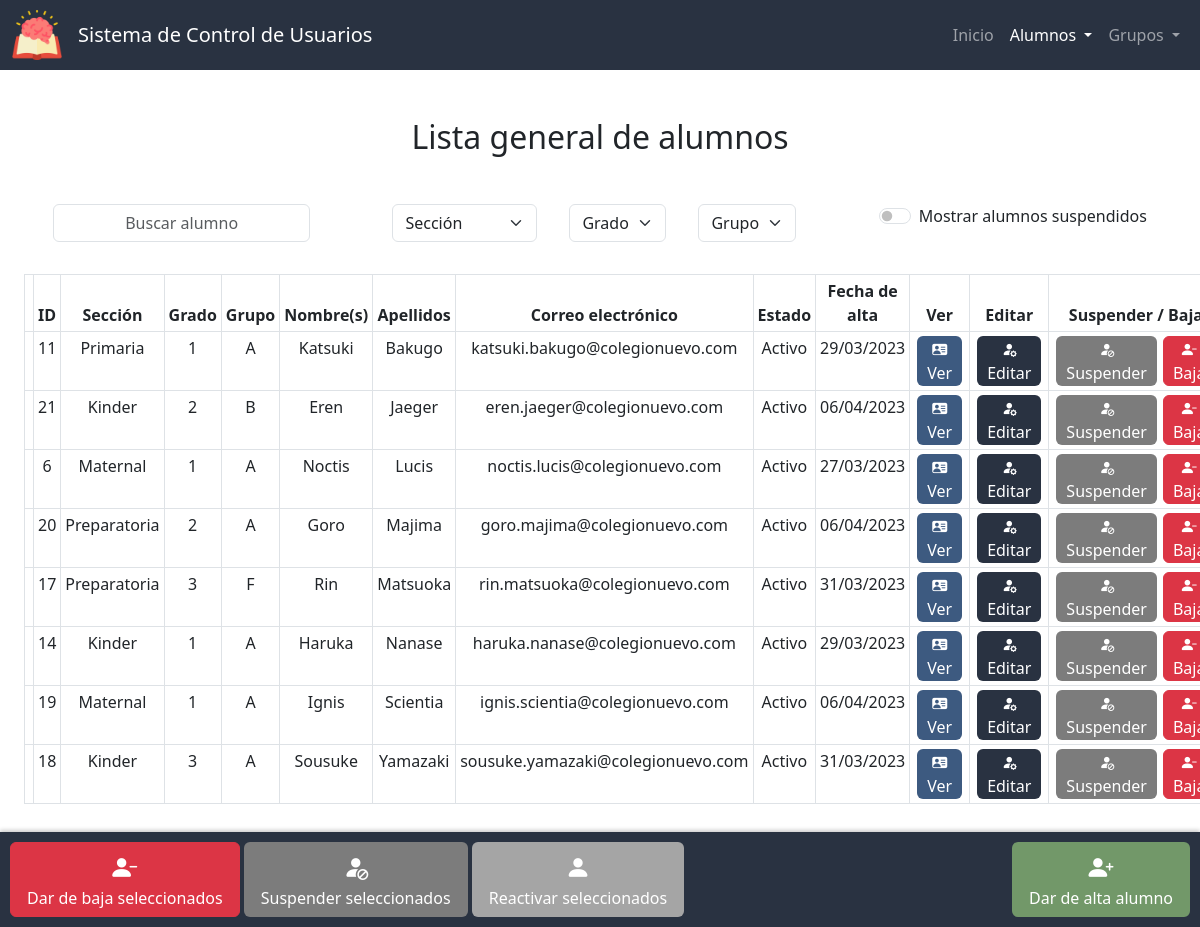
The page /lista_alumnos on the database its author committed.
### app.py (models this page shows, shortened)
class Alumnos(db.Model):
    id = db.Column(db.Integer, primary_key=True)
    nombre = db.Column(db.String(50), nullable=False)
    apellidos = db.Column(db.String(50), nullable=False)
    correo = db.Column(db.String(50), nullable=False, unique=True)
    estado = db.Column(db.Integer, nullable=False, default=0) # 0 - activo, 1 - suspendido, 2 - baja
    fecha_de_creacion = db.Column(db.DateTime, nullable=False, default=datetime.now)

class Grupos(db.Model):
    id = db.Column(db.Integer, primary_key=True)
    seccion = db.Column(db.String(50), nullable=False)
    grado = db.Column(db.Integer, nullable=False)
    grupo = db.Column(db.String(1), nullable=False)

### app.py (the view)
@app.route("/lista_alumnos", methods=["GET", "POST"])
def lista_alumnos():
    if request.method == "POST":
        grupo_actual = {}
        grupo_actual["seccion"] = request.form.get("seccion")
        grupo_actual["grado"] = request.form.get("grado")
        grupo_actual["grupo"] = request.form.get("grupo")
        suspendidos = True if request.form.get("suspendidos") == "on" else False
        estado = [0, 1] if suspendidos else [0]
        secciones = db.session.query(Grupos.seccion).distinct().all()
        datos = consultar_alumnos(grupo_actual, suspendidos,estado)
        if datos:
            return render_template("lista_alumnos.html", active="Lista de alumnos", lista=datos['lista'] , estados=ESTADOSV, grupo_actual=grupo_actual, secciones=secciones, grados=datos['grados'], grupos=datos['grupos'], suspendidos=suspendidos)
        else:
            lista = db.session.query(Alumnos, Grupos)\
                        .join(alumnos_por_grupo, Alumnos.id == alumnos_por_grupo.c.id_alumno)\
                        .join(Grupos, Grupos.id == alumnos_por_grupo.c.id_grupo)\
                        .filter(Alumnos.estado.in_(estado))\
                        .order_by(Alumnos.apellidos)\
                        .all()
            return render_template("lista_alumnos.html", active="Lista de alumnos", lista=lista, estados=ESTADOSV, grupo_actual=None, secciones=secciones, grados=None, grupos=None, suspendidos=suspendidos)
    else:
        estado = 0
        lista = db.session.query(Alumnos, Grupos)\
                        .join(alumnos_por_grupo, Alumnos.id == alumnos_por_grupo.c.id_alumno)\
                        .join(Grupos, Grupos.id == alumnos_por_grupo.c.id_grupo)\
                        .filter(Alumnos.estado == estado)\
                        .order_by(Alumnos.apellidos)\
                        .all()
        secciones = db.session.query(Grupos.seccion).distinct().all()
        return render_template("lista_alumnos.html", active="Lista de alumnos", lista=lista, estados=ESTADOSV, grupo_actual=None, secciones=secciones, grados=None, grupos=None)

### templates/lista_alumnos.html (shortened to what this page needs)
{% extends "layout.html" %}
{% block scripts %}
    <link href="https://unpkg.com/bootstrap-table@1.21.3/dist/bootstrap-table.min.css" rel="stylesheet">
{% endblock %}
{% block main %}
    <h2 class="mb-5">
        {% if grupo_actual %} Lista de {% else %} Lista general de alumnos {% endif %}
    </h2>
    <form id="form-buscar-grupo" action="/lista_alumnos" method="post">
        <div class="d-flex justify-content-around">
            <div class="mb-3 mx-3">
                <input autocomplete="off" class="form-control mx-auto w-auto" autofocus id="buscar" placeholder="Buscar alumno" type="text">
            </div>
            <div class="d-flex flex-row bd-highlight mb-3 justify-content-center">
                <div class="mb-3 mx-3">
                    <select class="select form-select mx-auto w-auto" name="seccion" id="seccion" required>
                        <option selected value="">Sección</option>
                    </select>
                </div>
                <div class="d-flex flex-row justify-content-center" {% if grupo_actual.seccion %} style="display:block" {% else %} style="display:none" {% endif %}>
                    <div class="mb-3 mx-3">
                        <select class="select form-select mx-auto w-auto" name="grado" id="grado" required>
                            <option selected value="">Grado</option>
                        </select>
                    </div>
                    <div class="mb-3 mx-3">
                        <select class="select form-select mx-auto w-auto" name="grupo" id="grupo" required>
                            <option selected value="">Grupo</option>
                        </select>
                    </div>
                </div>
            </div>
            <div class="mb-3 mx-3">
                <div class="form-check form-switch switch-primario">
                    <input class="form-check-input" type="checkbox" id="suspendidos" name="suspendidos" {% if suspendidos %} checked {% endif %}>
                    <label class="form-check-label" for="suspendidos">Mostrar alumnos suspendidos</label>
                </div>
            </div>
        </div>
    </form>
    <div id="alumnos-div" class="container-fluid">
        <table id="tabla-alumnos" class="table table-hover table-bordered table-sm"
        data-search="true" data-search-accent-neutralise="true" data-search-selector="#buscar"
        data-show-columns="true" data-show-columns-toggle-all="true"
        data-show-pagination-switch="true" data-show-toggle="true" data-show-fullscreen="true"
        data-buttons-class="" data-locale="es-MX" data-visible-search="true"
        data-page-list="[10, 25, 50, 100, All]" data-select-item-name="selectedItems">
            <thead id="thead" class="color-primario">
                <tr>
                    <th data-field="state" data-checkbox="true"></th>
                    <th data-sortable="true" scope="col" data-visible="false" >ID</th>
                    <th data-sortable="true" scope="col">Sección</th>
                    <th data-sortable="true" scope="col">Grado</th>
                    <th data-sortable="true" scope="col">Grupo</th>
                    <th data-sortable="true" scope="col">Nombre(s)</th>
                    <th data-sortable="true" scope="col">Apellidos</th>
                    <th data-sortable="true" scope="col">Correo electrónico</th>
                    <th data-sortable="true" scope="col" class="col-movil">Estado</th>
                    <th data-sortable="true" scope="col" class="col-movil">Fecha de alta</th>
                    <th>Ver</th>
                    <th class="col-movil">Editar</th>
                    <th class="col-movil">Suspender / Baja</th>
                </tr>
            </thead>
            <tbody id="tbody">
                {% for i in lista %}
                    <tr {% if i[0].estado == 1 %} class="suspendido" {% endif %}>
                        <td></td>
                        <td>{{ i[0].id }}</td>
                        <td>{{ i[1].seccion }}</td>
                        <td>{{ i[1].grado }}</td>
                        <td>{{ i[1].grupo }}</td>
                        <td >{{ i[0].nombre }}</td>
                        <td>{{ i[0].apellidos }}</td>
                        <td>{{ i[0].correo }}</td>
                        <td>{{ estados[i[0].estado] }}</td>
                        <td>{{ i[0].fecha_de_creacion.strftime('%d/%m/%Y') }}</td>
                        <td>
                            <form action="/ver_alumno" method="get">
                                <button type="submit" class="edit btn ver" title="Ver alumno"><i class="bi-small bi bi-person-vcard-fill mx-1"></i><span class="mx-1 no-movil">Ver</span></button>
                            </form>
                        </td>
                        <td>
                            <form action="/editar_alumno" method="get">
                                <button type="submit" class="edit btn color-primario" title="Editar alumno"><i class="bi-small bi bi-person-fill-gear mx-1"></i><span class="mx-1 no-movil">Editar</span></button>
                            </form>
                        </td>
                        <td>
                            <div class="btn-group">
                                <div {% if i[0].estado == 1 %} style="display:none;" {% endif %}>
                                    <form action="/suspender_alumno" method="post">
                                        <button type="submit" class="edit btn gris-oscuro" title="Suspender alumno"><i class="bi-small bi-person-fill-slash mx-1"></i><span class="mx-1 no-movil">Suspender</span></button>
                                    </form>
                                </div>
                                <form id="form-eliminar-alumno" action="/eliminar_alumno" method="post">
                                    <button type="button" class="edit btn btn-danger" title="Eliminar alumno" onclick="confirmarEliminar('{{ i[0].id }}', '{{ i[0].nombre }}', '{{ i[0].apellidos }}')"><i class="bi-small bi bi-person-dash-fill mx-1"></i><span class="mx-1 no-movil">Baja</span></button>
                                </form>
                            </div>
                        </td>
                    </tr>
                {% endfor %}
            </tbody>
        </table>
    </div>
    <div class="botones-fijos d-flex justify-content-between">
        <div class="btn-group">
            <div>
                <button id="eliminar-seleccionados" class="btn-big btn btn-danger" title="Dar de baja seleccionados"><i class="bi bi-person-dash-fill"></i><div class="mx-1 no-movil">Dar de baja seleccionados</div></button>
                <button id="suspender-seleccionados" class="btn-big btn gris-oscuro" title="Suspender seleccionados"><i class="bi bi-person-fill-slash"></i><div class="mx-1 no-movil">Suspender seleccionados</div></button>
                <button id="reactivar-seleccionados" class="btn-big btn gris" title="Reactivar seleccionados"><i class="bi bi-person-fill"></i><div class="mx-1 no-movil">Reactivar seleccionados</div></button>
            </div>
        </div>
        <div>
            <form action="/alta_alumno">
                <button type="submit" class="btn-big btn verde" title="Dar de alta alumno"><i class="bi bi-person-plus-fill"></i><div class="mx-1 no-movil">Dar de alta alumno</div></button>
            </form>
        </div>
    </div>
{% endblock %}

### static/styles.css (style rules this page uses)
:root { --color-primario: #293241; --color-primario-active: #3b4f69; --color-primario-hover: #334458; --letra-primario: white; --letra-primario-inactive: #9A9EA5; --letra-primario-hover: #C9CBCF; --verde: #729869; --verde-active: #588559; --amarillo: #D69900; --amarillo-active: #b17900; --color-ver: #3D5A80; --color-ver-active: #5281a7; --gris: #a5a5a5; --gris-active: #969696; --gris-oscuro: #7c7c7c; --gris-oscuro-active: #646464; }
.color-primario { background-color: var(--color-primario); color: var(--letra-primario); }
.btn.edit { padding: 0 5px; }
.btn.edit { margin: 0 3px; }
.btn.edit, .btn-big { transition: transform 0.2s ease-in-out; }
.btn-danger { margin: 0; }
.verde { background-color: var(--verde); color: var(--letra-primario); }
.gris { background-color: var(--gris); color: var(--letra-primario); }
.gris-oscuro { background-color: var(--gris-oscuro); color: var(--letra-primario); }
.ver { background-color: var(--color-ver); color: var(--letra-primario); }
#grado, #grupo { width: 100px; }
.bi { font-size: 25px; color: var(--letra-primario); }
.bi-small { font-size: 15px; }
.d-flex { display: flex; flex-wrap: wrap; }
input { text-align: center; }
#alumnos-div { max-width: 1500px; justify-content: center; margin-bottom: 75px; }
.botones-fijos { position: fixed; bottom: 0; left: 0; right: 0; display: flex; justify-content: center; padding: 10px; background-color: var(--color-primario); box-shadow: 0 -2px 4px rgba(0, 0, 0, 0.2); }

### rows shown on the page
Alumnos: id "11", seccion "Primaria", grado "1", grupo "A", nombre "Katsuki", apellidos "Bakugo", correo "katsuki.bakugo@colegionuevo.com", estado "Activo", fecha_de_creacion "29/03/2023"
Alumnos: id "21", seccion "Kinder", grado "2", grupo "B", nombre "Eren", apellidos "Jaeger", correo "eren.jaeger@colegionuevo.com", estado "Activo", fecha_de_creacion "06/04/2023"
Alumnos: id "6", seccion "Maternal", grado "1", grupo "A", nombre "Noctis", apellidos "Lucis", correo "noctis.lucis@colegionuevo.com", estado "Activo", fecha_de_creacion "27/03/2023"
Alumnos: id "20", seccion "Preparatoria", grado "2", grupo "A", nombre "Goro", apellidos "Majima", correo "goro.majima@colegionuevo.com", estado "Activo", fecha_de_creacion "06/04/2023"
Alumnos: id "17", seccion "Preparatoria", grado "3", grupo "F", nombre "Rin", apellidos "Matsuoka", correo "rin.matsuoka@colegionuevo.com", estado "Activo", fecha_de_creacion "31/03/2023"
Alumnos: id "14", seccion "Kinder", grado "1", grupo "A", nombre "Haruka", apellidos "Nanase", correo "haruka.nanase@colegionuevo.com", estado "Activo", fecha_de_creacion "29/03/2023"
Alumnos: id "19", seccion "Maternal", grado "1", grupo "A", nombre "Ignis", apellidos "Scientia", correo "ignis.scientia@colegionuevo.com", estado "Activo", fecha_de_creacion "06/04/2023"
Alumnos: id "18", seccion "Kinder", grado "3", grupo "A", nombre "Sousuke", apellidos "Yamazaki", correo "sousuke.yamazaki@colegionuevo.com", estado "Activo", fecha_de_creacion "31/03/2023"
